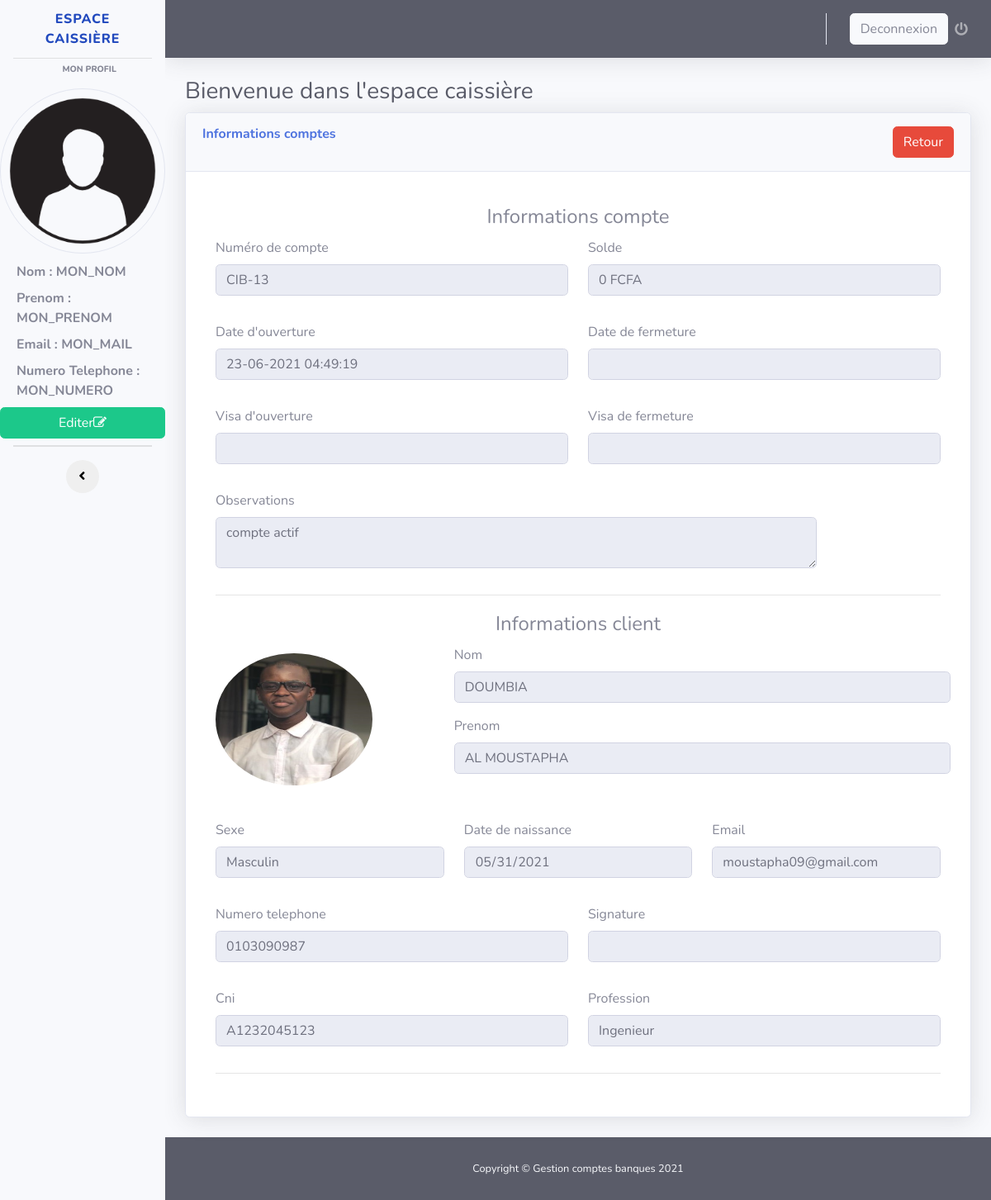
/voir_compte.php?Id_cpte=3, run on the app's committed database.
### tables this page shows
CREATE TABLE `compte` (
  `idcompte` int(11) NOT NULL,
  `numerocpte` varchar(255) NOT NULL,
  `visaouverture` varchar(255) DEFAULT NULL,
  `dateouverture` varchar(255) NOT NULL,
  `datefermeture` varchar(255) DEFAULT NULL,
  `visafermeture` varchar(255) DEFAULT NULL,
  `obscpte` varchar(255) NOT NULL,
  `soldecpte` double NOT NULL DEFAULT 0,
  `idclient` int(11) NOT NULL,
  `archive` int(1) NOT NULL DEFAULT 0
);

CREATE TABLE `client` (
  `idclient` int(11) NOT NULL,
  `cni` varchar(255) DEFAULT NULL,
  `nomclient` varchar(255) NOT NULL,
  `prenomclient` varchar(255) NOT NULL,
  `datenaissance` date NOT NULL,
  `profession` varchar(255) NOT NULL,
  `telephone` varchar(255) NOT NULL,
  `email` varchar(255) DEFAULT NULL,
  `lienphoto` varchar(255) DEFAULT NULL,
  `liensignature` varchar(255) DEFAULT NULL,
  `archive` int(1) NOT NULL DEFAULT 0,
  `idsexe` int(1) NOT NULL DEFAULT 1
);

CREATE TABLE `sexe` (
  `idsexe` int(11) NOT NULL,
  `libsexe` varchar(255) NOT NULL
);

### voir_compte.php (the view, shortened to what this page needs)
<?php
$bd = bd();
$id = htmlspecialchars(htmlentities($_GET['Id_cpte']));
?>
<!DOCTYPE html>
<html lang="en">
<head>
  <link href="vendor/fontawesome-free/css/all.min.css" rel="stylesheet" type="text/css">
  <link rel="stylesheet" href="//maxcdn.bootstrapcdn.com/font-awesome/4.7.0/css/font-awesome.min.css" />
  <link href="css/sb-admin-2.min.css" rel="stylesheet">
  <link href="vendor/datatables/dataTables.bootstrap4.min.css" rel="stylesheet">
</head>
<body id="page-top">
<div id="wrapper" class="bg-dark">
    <ul class="navbar-nav bg-light sidebar sidebar-white accordion" id="accordionSidebar">
      <a class="sidebar-brand d-flex align-items-center justify-content-center" href="#">
        <div class="sidebar-brand-icon rotate-n-15">
        </div>
        <div class="sidebar-brand-text mx-3">ESPACE CAISSIÈRE</div>
      </a>
      <hr class="sidebar-divider my-0">
      <div class="sidebar-heading" style="margin:5px auto;">
        Mon profil
      </div>
      <img src="image/user.png" class="rounded-circle border" alt="image" style="height: 200px; width:200px; margin:10px auto;"/>
      <label style="margin-left: 20px; font-weight:bold;">
          Nom :<?php echo ' MON_NOM'; ?>
      </label>
      <label style="margin-left: 20px; font-weight:bold">
          Prenom :<?php echo ' MON_PRENOM'; ?>
      </label>
      <label style="margin-left: 20px; font-weight:bold">
          Email :<?php echo ' MON_MAIL'; ?>
      </label>
      <label style="margin-left: 20px; font-weight:bold">
          Numero Telephone :<br> <?php echo ' MON_NUMERO'; ?>
      </label>
      <label class="btn btn-success" data-toggle="modal" data-target="#motdepass">
      Editer<span class="fa fa-edit">
      </label>
      <hr class="sidebar-divider my-0">
      <hr class="sidebar-divider">
      <div class="text-center d-none d-md-inline">
        <button class="rounded-circle border-0" id="sidebarToggle"></button>
      </div>
    </ul>
    <div id="content-wrapper" class="d-flex flex-column">
      <div id="content">
        <nav class="navbar navbar-expand navbar-dark bg-dark text-light topbar mb-4 static-top shadow">
          <ul class="navbar-nav ml-auto">
            <li class="nav-item dropdown no-arrow">
              <a class="nav-link dropdown-toggle" href="#" id="userDropdown" role="button" data-toggle="dropdown" aria-haspopup="true" aria-expanded="false">
                <span class="mr-2 d-none d-lg-inline text-gray-600 small btn btn-light">Deconnexion</span>
                <i class="fas fa-power-off"></i>
              </a>
            </li>
          </ul>
        </nav>
        <div class="container-fluid">
          <h1 class="h3 mb-2 text-gray-800">Bienvenue dans l'espace caissière </h1>
          <div class="card shadow mb-4">
            <div class="card-header py-3">
              <h6 class="m-0 font-weight-bold text-primary">Informations comptes <a href="espace_caissiere_liste_comptes.php" class="btn btn-danger text-white" style="float:right;">Retour </a></h6>
            </div>
            <div class="card-body">
              <div class="table-responsive">
              <form method="" action="">
                <div class="modal-body">
                <?php
                    $requete = $bd->prepare("SELECT * FROM compte LEFT JOIN client ON client.idclient = compte.idclient LEFT JOIN sexe ON sexe.idsexe = client.idsexe WHERE idcompte = ? ");
                    $donne = $requete->execute(array($id));
                    while($donnes = $requete->fetch() ){
                    ?>
                    <center><legend>Informations compte</legend></center>
                    <div class="form-group row">
                      <div class="form-group col-6">
                        <label>Numéro de compte</label>
                        <input readonly type="text" class="form-control"  value="<?php echo $donnes['numerocpte'].''.$donnes['idcompte']; ?>" >
                      </div>
                      <div class="form-group col-6">
                        <label>Solde</label>
                        <input readonly type="text" class="form-control"  value="<?php echo $donnes['soldecpte'].' FCFA'; ?>" >
                      </div>
                    </div>
                    <div class="form-group row">
                      <div class="form-group col-6">
                        <label>Date d'ouverture</label>
                        <input readonly type="datetime" class="form-control"  value="<?php echo $donnes['dateouverture']; ?>" >
                      </div>
                      <div class="form-group col-6">
                        <label>Date de fermeture</label>
                        <input readonly type="datetime" class="form-control"  value="<?php echo $donnes['datefermeture']; ?>" >
                      </div>
                    </div>
                    <div class="form-group row">
                      <div class="form-group col-6">
                        <label>Visa d'ouverture</label>
                        <input readonly type="text" class="form-control"  value="<?php echo $donnes['visaouverture']; ?>" >
                      </div>
                      <div class="form-group col-6">
                        <label>Visa de fermeture</label>
                        <input readonly type="text" class="form-control" value="<?php echo $donnes['visafermeture']; ?>" >
                      </div>
                    </div>
                    <div class="form-group row">
                      <div class="form-group col-10">
                        <label>Observations</label>
                        <textarea readonly class="form-control" id="exampleFormControlTextarea1" rows="2" name="obscpte" placeholder="Observations sur le compte ..."><?php echo $donnes['obscpte']; ?></textarea>
                      </div>
                    </div>
                    <hr>
                    <center><legend>Informations client</legend></center>
                    <div class="form-group row">
                      <div class="form-group col-4">
                        <img src="image/<?php echo $donnes['lienphoto']; ?>" class="rounded-circle" alt="Cinque Terre" style="width:190px;height: 160px;margin:10px auto;">
                      </div>
                      <div class="form-group col-8">
                        <div class="form-group row">
                            <label>Nom</label>
                            <input readonly type="text" class="form-control"  value="<?php echo $donnes['nomclient']; ?>" >
                        </div>
                        <div class="form-group row">
                            <label>Prenom</label>
                            <input readonly type="text" class="form-control"  value="<?php echo $donnes['prenomclient']; ?>" >
                        </div>
                      </div>
                    </div>
                    <div class="form-group row">
                      <div class="form-group col-4">
                        <label>Sexe</label>
                        <input readonly type="text" class="form-control" value="<?php echo $donnes['libsexe']; ?>" >
                      </div>
                      <div class="form-group col-4">
                        <label>Date de naissance</label>
                        <input readonly type="date" class="form-control"  value="<?php echo $donnes['datenaissance']; ?>" >
                      </div>
                      <div class="form-group col-4">
                        <label>Email</label>
                        <input readonly type="email" class="form-control"  value="<?php echo $donnes['email']; ?>" >
                      </div>
                    </div>
                    <div class="form-group row">
                      <div class="form-group col-6">
                        <label>Numero telephone</label>
                        <input readonly type="text" class="form-control"  value="<?php echo $donnes['telephone']; ?>" >
                      </div>
                      <div class="form-group col-6">
                        <label>Signature</label>
                        <input readonly type="text" class="form-control" value="<?php echo $donnes['liensignature']; ?>" >
                      </div>
                    </div>
                    <div class="form-group row">
                      <div class="form-group col-6">
                        <label>Cni</label>
                        <input readonly type="text" class="form-control"  value="<?php echo $donnes['cni']; ?>" >
                      </div>
                      <div class="form-group col-6">
                            <label>Profession</label>
                            <input readonly type="text" class="form-control" value="<?php echo $donnes['profession'];?>" name="profession" placeholder="Ingenieur, Mécanicien, ..."  >
                        </div>
                    </div>
                    <hr>
                    <?php
                    }
                    ?>
                </form>
              </div>
            </div>
          </div>
        </div>
      </div>
      <footer class="sticky-footer bg-dark text-light">
        <div class="container my-auto">
          <div class="copyright text-center my-auto">
            <span>Copyright &copy; Gestion comptes banques 2021</span>
          </div>
        </div>
      </footer>
    </div>
  </div>
</body>
</html>

### data on the page
compte: numerocpte+idcompte "CIB-13", soldecpte "0 FCFA", dateouverture "23-06-2021 04:49:19", obscpte "compte actif", idclient.lienphoto (picture), idclient.nomclient "DOUMBIA", idclient.prenomclient "AL MOUSTAPHA", libsexe "Masculin", idclient.datenaissance "05/31/2021", idclient.email "moustapha09@gmail.com", idclient.telephone "0103090987", idclient.cni "A1232045123", profession "Ingenieur"
